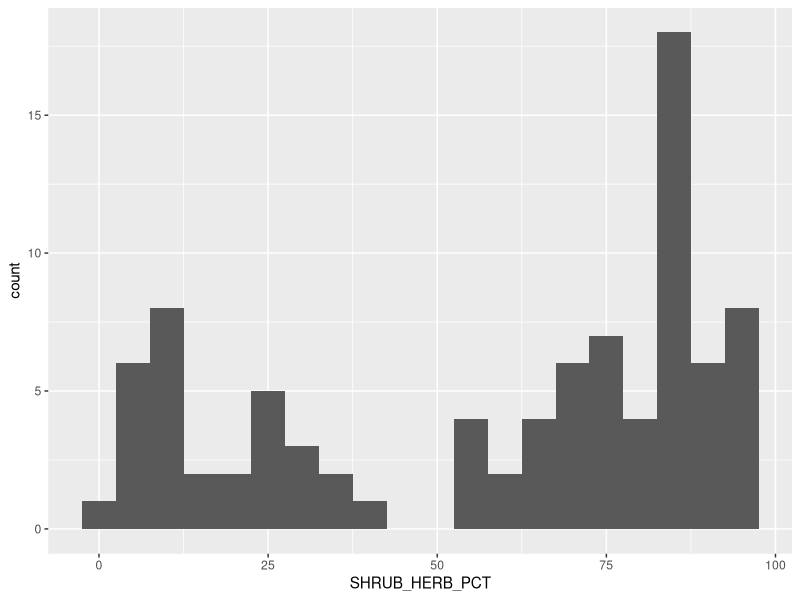
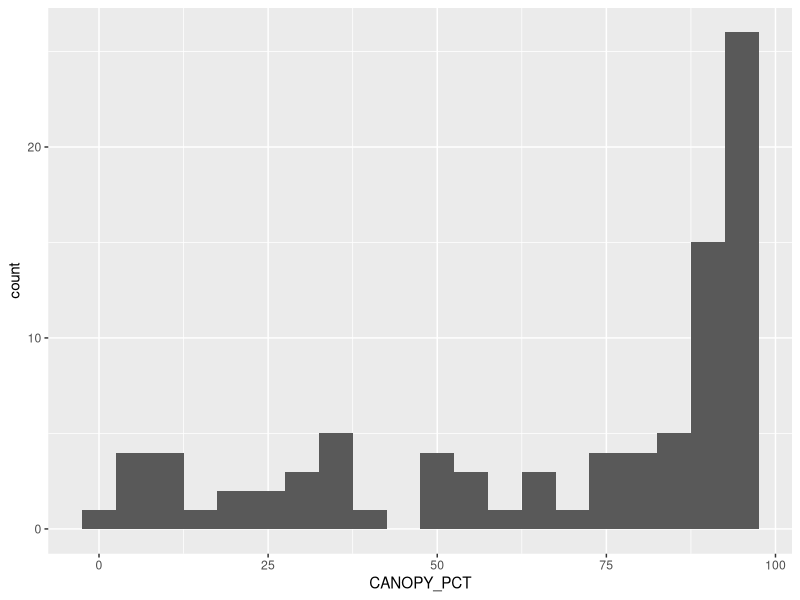
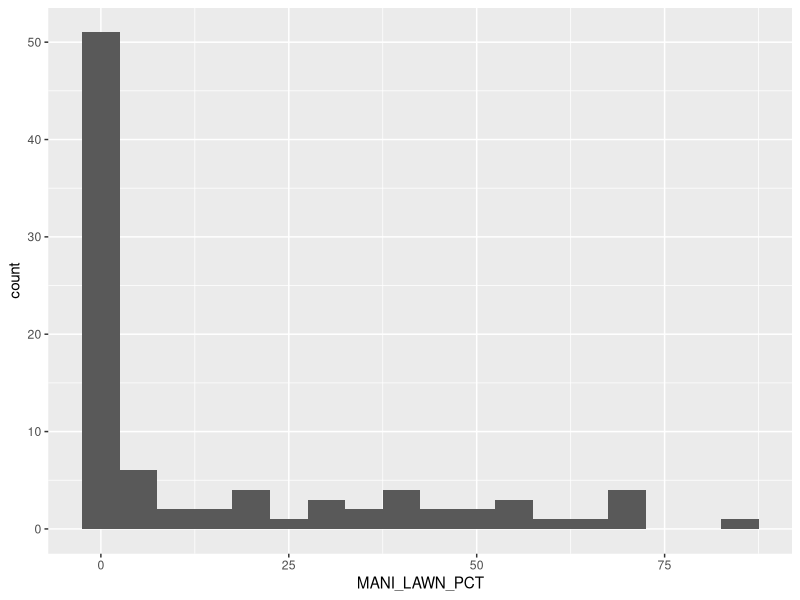
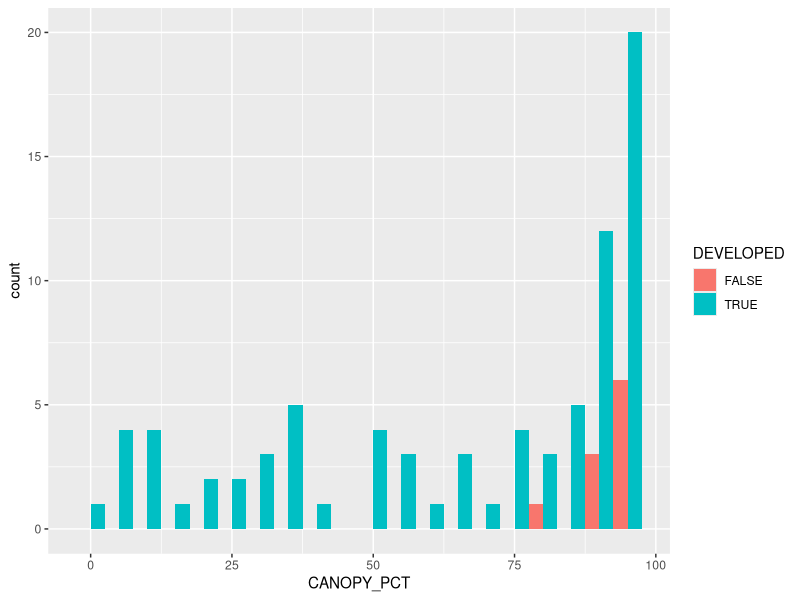
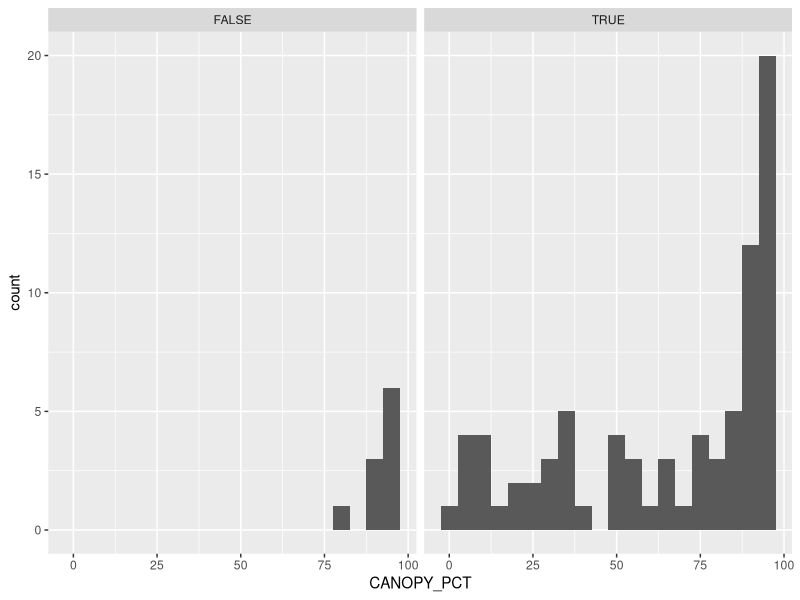
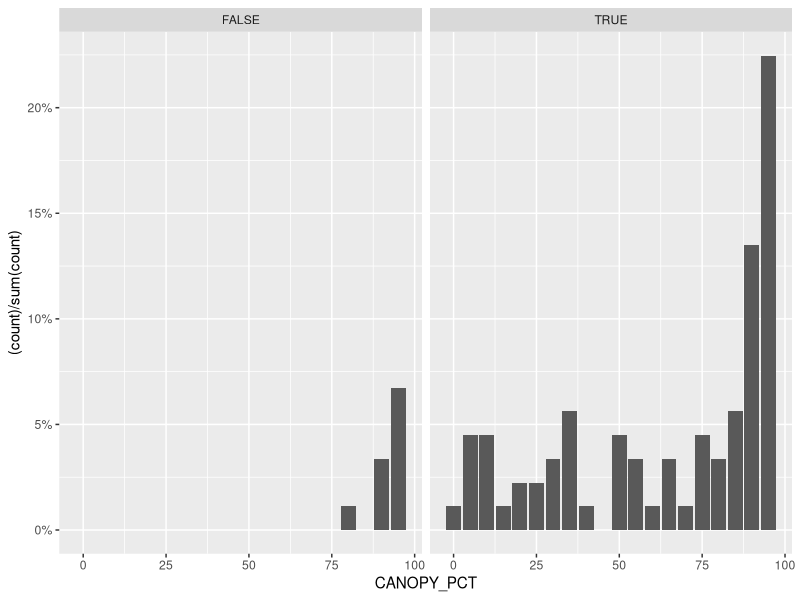
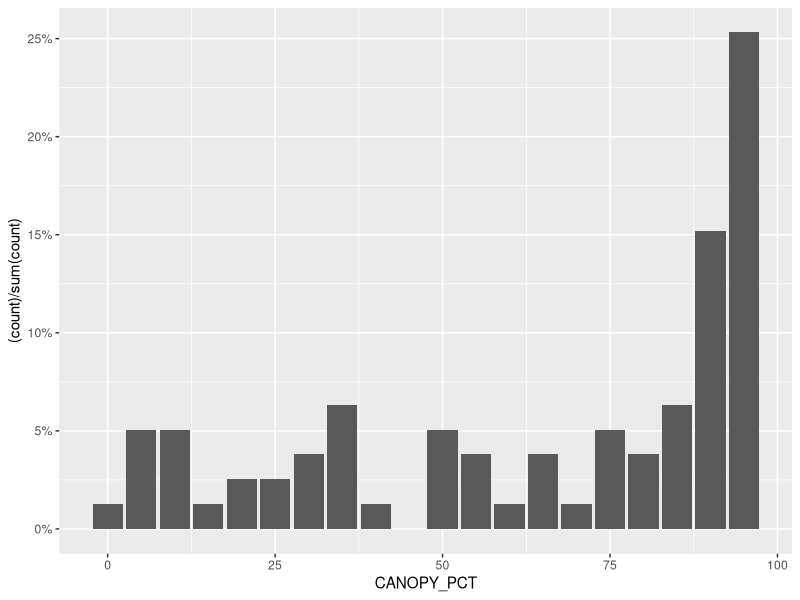
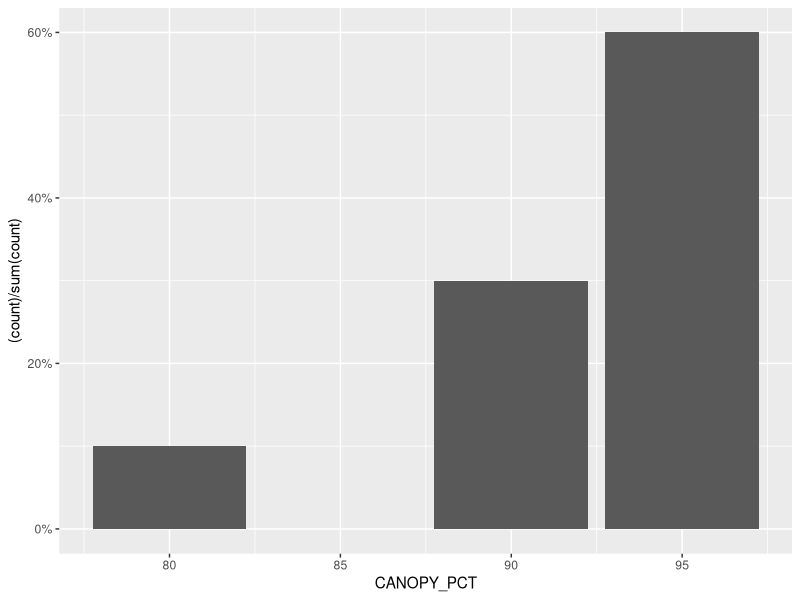

Reproduce these figures in R, in order. (Note: this script raises an error after producing the figures.)
## Setup
# Load packages
library(tidyverse)
library(gridExtra)
library(grid)

# Read in data
parcel_data <- read.csv("data/950_parcel_habitat_clean.csv")
woody_data <- read.csv("data/950_woody_habitat_clean.csv")

# Separate our group's lake - Big Arbor Vitae Lake
arbor_parcel <-
  parcel_data %>% filter(LAKE_NAME == "Big Arbor Vitae Lake")
arbor_woody <- woody_data %>% filter(LAKE_NAME == "Big Arbor Vitae")

# Shoreline vegetation - shrubs/herbs/manicured lawn
shore_veg <-
  select(
    arbor_parcel,
    c(
      PARCELID,
      CANOPY_PCT,
      SHRUB_PRESENCE,
      HERB_PRESENCE,
      SHRUB_HERB_PCT,
      MANI_LAWN_PCT
    )
  )

shore_veg %>% summarize(
  mean_sh_pct = mean(SHRUB_HERB_PCT),
  min_sh_pct = min(SHRUB_HERB_PCT),
  max_sh_pct = max(SHRUB_HERB_PCT),
  mean_canopy_pct = mean(CANOPY_PCT),
  min_canopy_pct = min(CANOPY_PCT),
  max_canopy_pct = max(CANOPY_PCT)
)

shore_veg %>% ggplot(aes(x = SHRUB_HERB_PCT)) +
  geom_histogram(binwidth = 5)

shore_veg %>% ggplot(aes(x = CANOPY_PCT)) +
  geom_histogram(binwidth = 5)

shore_veg %>% ggplot(aes(x = MANI_LAWN_PCT)) +
  geom_histogram(binwidth = 5)



## Developed vs non developed parcels

nondeveloped_ids <-
  c(
    "2-2562-02",
    "2-2562-01",
    "2-2562",
    "2-2556",
    "2-2553-06",
    "2-2565",
    "2-2566",
    "2-2582",
    "2-2597",
    "2-2648"
  )

arbor_parcel$DEVELOPED <-
  !arbor_parcel$PARCELID %in% nondeveloped_ids

arbor_parcel %>%
  group_by(DEVELOPED) %>%
  summarize(
    mean_canopy = mean(CANOPY_PCT),
    mean_erosion = mean(GREAT_ERO_LEN),
    mean_float = mean(FLOATING_VEG_PRES),
    mean_EMERG = mean(EMERGENT_VEG_PRES)
  )

## plotting notes: https://datacarpentry.org/R-ecology-lesson/04-visualization-ggplot2.html

## plot canopy coverage by development status
# basic plot
arbor_parcel %>%
  ggplot(aes(x=CANOPY_PCT,fill=DEVELOPED)) + 
  geom_histogram(position="dodge",binwidth=5)
# faceting
arbor_parcel %>%
  ggplot(aes(x=CANOPY_PCT)) + 
  geom_histogram(position="dodge",binwidth=5) +
  facet_wrap(facets=vars(DEVELOPED))
# graph as percents instead of counts -> not really what I want; the percentages are being calculated from the entire df
# instead of % developed vs % non developed
arbor_parcel %>% 
  ggplot(aes(x = CANOPY_PCT)) +  
  geom_bar(aes(y = (..count..)/sum(..count..))) +
  scale_y_continuous(labels = scales::percent_format(accuracy = 1L)) +
  facet_wrap(facets=vars(DEVELOPED))
# separate plots
arbor_parcel %>% filter(DEVELOPED=="TRUE") %>% 
  ggplot(aes(x = CANOPY_PCT)) +  
  geom_bar(aes(y = (..count..)/sum(..count..))) +
  scale_y_continuous(labels = scales::percent_format(accuracy = 1L))
arbor_parcel %>% filter(DEVELOPED=="FALSE") %>% 
  ggplot(aes(x = CANOPY_PCT)) +  
  geom_bar(aes(y = (..count..)/sum(..count..))) +
  scale_y_continuous(labels = scales::percent_format(accuracy = 1L))
# align axis scales, clean up labels, add colors, etc.
#color stuff
greens <- brewer.pal(n=9,name="Greens")
greens19 <- greens # developed parcels
i <- 1
for (color in greens){
  greens19[i] <- color
  greens19[i+1] <- color
  i <- i + 2
}
greens19[19] <- greens[9]

greens3 <- greens[c(7,9,9)] # undeveloped parcels

devel_canopy_plot <-
  arbor_parcel %>% filter(DEVELOPED == "TRUE") %>%
  ggplot(aes(x = CANOPY_PCT)) +
  geom_bar(fill = greens19, color=greens[9], aes(y = (..count..) / sum(..count..))) +
  scale_y_continuous(labels = scales::percent_format(accuracy = 1L),
                     limits = c(0, .75)) +
  xlim(0, 100) +
  labs(title = "Developed Parcels", x = "Percent Canopy Cover", y =
         "Percent of Parcels") +
  theme_minimal()
undevel_canopy_plot <-
  arbor_parcel %>% filter(DEVELOPED == "FALSE") %>%
  ggplot(aes(x = CANOPY_PCT)) +
  geom_bar(fill = greens3, color=greens[9], aes(y = (..count..) / sum(..count..))) +
  scale_y_continuous(labels = scales::percent_format(accuracy = 1L),
                     limits = c(0, .75)) +
  xlim(0, 100) +
  labs(title = "Undeveloped Parcels", x = "Percent Canopy Cover", y =
         "") +
  theme_minimal()
# plot side by side
grid.arrange(devel_canopy_plot, undevel_canopy_plot, ncol=2, 
             top=textGrob("Percent Canopy Coverage by Development Status",gp = gpar(fontsize = 15)))



# mean canopy - developed vs undeveloped
arbor_parcel %>% 
  group_by(DEVELOPED) %>% 
  summarize(mean_canopy = mean(CANOPY_PCT)) %>% 
  ggplot(aes(x=DEVELOPED,y=mean_canopy)) + 
  geom_bar(fill=c(greens[7],greens[3]),color=greens[9], stat="identity") +
  labs(x="Parcel Development Status",y="Average Canopy Coverage",title="Average Canopy Cover by Parcel Development Status") +
  scale_x_discrete(limits=c(TRUE,FALSE),labels=c("Developed","Undeveloped")) +
  scale_y_continuous(labels = function(x) paste0(x, "%")) + # show % signs since the variable is measured in %s: https://stackoverflow.com/questions/50627529/add-a-percent-to-y-axis-labels
  theme_minimal()  +
  theme(plot.title = element_text(hjust = 0.5,size=15))

